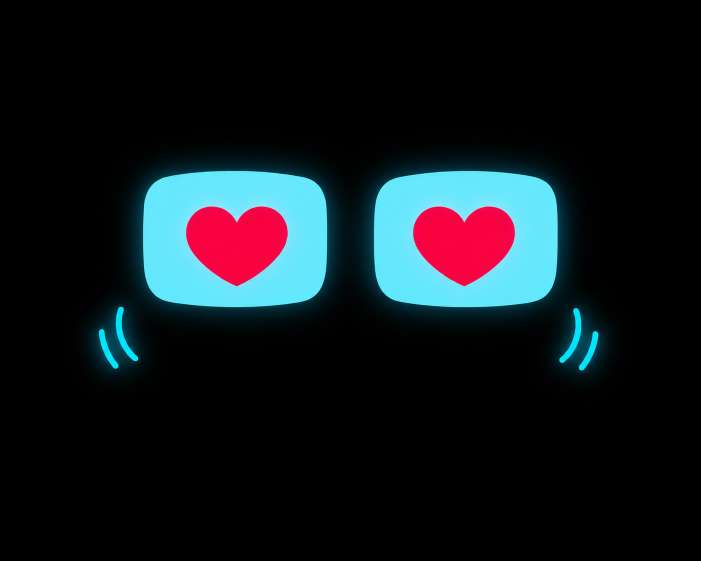
#> input picture assets/heart.png, 1402 x 1122 px, found by its file name (shown at 1/2 size)
$ python img2lv.py --name heart --in assets/heart.png --h 88 --crop --key-black
#> lines starting #> are read from the running program, lines starting #| are printed output that depends on the picture
#!/usr/bin/env python3
"""
img2lv.py - Convert PNG/JPG -> LVGL C image (TRUE_COLOR_ALPHA, RGB565, swap=0).

Sinh file src/<name>_img.c + .h dung cho pet tricks (khop format bao_img / eat_img / heart_img).
- 1 anh  -> `const lv_img_dsc_t <name>_img;`            (nhu heart_img / bao_img)
- Nhieu anh -> `const lv_img_dsc_t* const <name>_imgs[N];` + `#define <NAME>_FRAMES N` (nhu eat_img)

Vi du:
  # 1 khung, cao 88px, cat sat noi dung, xoa nen den -> trong suot
  python tools/img2lv.py --name heart --in assets/heart.png --h 88 --crop --key-black

  # flipbook nhieu khung, rong 200px moi khung
  python tools/img2lv.py --name dance --in assets/dance_1.png assets/dance_2.png --w 200 --crop --key-black

Yeu cau: pip install Pillow
"""
import argparse, os, sys
from PIL import Image


def content_bbox(im, thr, pad_frac=0.06):
    """Bbox cua vung sang hon `thr` (bo nen den), them le pad_frac."""
#> called with thr = 10, pad_frac = 0.06
    w, h = im.size
#> w = 1402; h = 1122
    px = im.load()
    minx, miny, maxx, maxy = w, h, 0, 0
#> minx = 1402; miny = 1122; maxx = 0; maxy = 0
    step = max(1, min(w, h) // 200)
#> step = 5
    found = False
    for y in range(0, h, step):
        for x in range(0, w, step):
            r, g, b = px[x, y][:3]
            if max(r, g, b) > thr:
                found = True
                minx = min(minx, x); miny = min(miny, y)
                maxx = max(maxx, x); maxy = max(maxy, y)
    if not found:
        return (0, 0, w, h)
    pw = int((maxx - minx) * pad_frac) + 2
#> pw = 65
    ph = int((maxy - miny) * pad_frac) + 2
#> ph = 29
    return (max(0, minx - pw), max(0, miny - ph),
            min(w, maxx + pw), min(h, maxy + ph))


def to_frame_bytes(im, args):
    """1 anh PIL -> (bytes RGB565+alpha, w, h)."""
    if args.crop:
        im = im.convert('RGB').crop(content_bbox(im.convert('RGB'), args.lo))
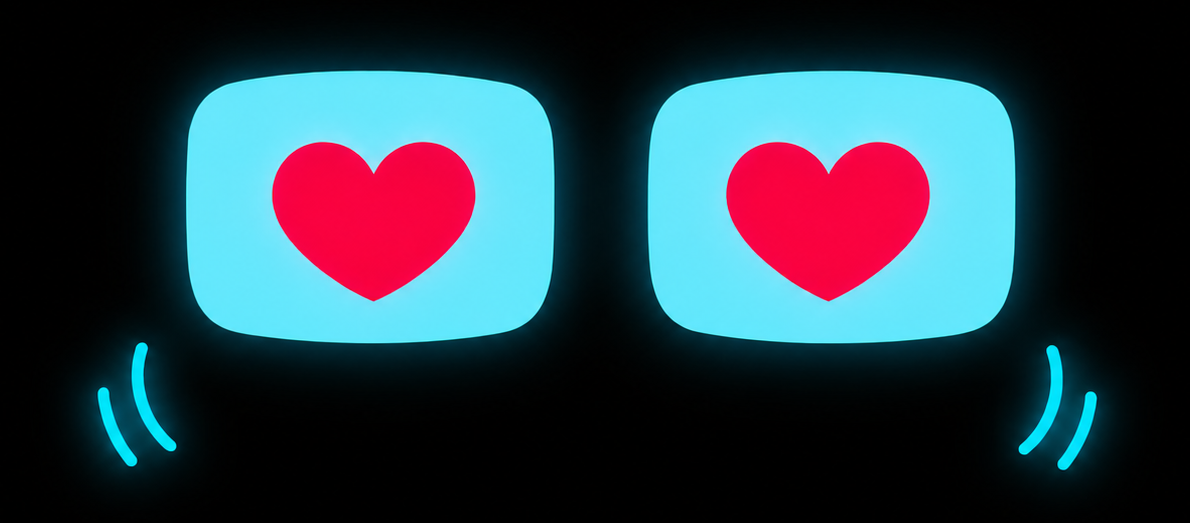
#> im: PIL image 1190x523 RGB; mean R, G, B 42.4, 59.7, 70.7
    has_alpha = (im.mode == 'RGBA') and not args.key_black
#> has_alpha = False
    rgba = im.convert('RGBA')

    # resize giu ti le theo --w hoac --h
    w0, h0 = rgba.size
#> w0 = 1190; h0 = 523
    if args.w:
        tw = args.w; th = round(args.w * h0 / w0)
    elif args.h:
        th = args.h; tw = round(args.h * w0 / h0)
#> after `tw = round(args.h * w0 / h0)`: tw = 200
    else:
        tw, th = w0, h0
    rgba = rgba.resize((tw, th), Image.LANCZOS)
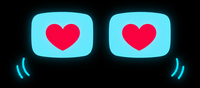
#> rgba: PIL image 200x88 RGBA; mean R, G, B, A 42.4, 59.7, 70.5, 255
    px = rgba.load()

    lo, hi = args.lo, args.hi
    out = bytearray()
    for y in range(th):
        for x in range(tw):
            r, g, b, a0 = px[x, y]
            if args.key_black:                       # nen den -> alpha theo do sang
                m = max(r, g, b)
                a = 0 if m <= lo else (255 if m >= hi else round((m - lo) * 255 / (hi - lo)))
            elif has_alpha:
                a = a0
            else:
                a = 255
            c = ((r >> 3) << 11) | ((g >> 2) << 5) | (b >> 3)   # RGB565
            out.append(c & 0xFF)                     # lo (LV_COLOR_16_SWAP=0)
            out.append((c >> 8) & 0xFF)              # hi
            out.append(a)                            # alpha
    return bytes(out), tw, th


def emit_map(f, sym, data):
    f.write('static const uint8_t %s[] = {\n' % sym)
    for i in range(0, len(data), 60):
        f.write('  ' + ','.join('0x%02x' % b for b in data[i:i + 60]) + ',\n')
    f.write('};\n')


def dsc_line(name, w, h, data_sym):
    return ('{ .header.always_zero = 0, .header.w = %d, .header.h = %d, '
            '.header.cf = LV_IMG_CF_TRUE_COLOR_ALPHA, .data_size = %d, .data = %s }'
            % (w, h, w * h * 3, data_sym))


def main():
    ap = argparse.ArgumentParser()
    ap.add_argument('--name', required=True, help='ten symbol (vd: heart, dance)')
    ap.add_argument('--in', dest='inp', nargs='+', required=True, help='1 hoac nhieu anh')
    ap.add_argument('--w', type=int, help='rong dich (giu ti le)')
    ap.add_argument('--h', type=int, help='cao dich (giu ti le)')
    ap.add_argument('--crop', action='store_true', help='cat sat vung noi dung (bo nen den)')
    ap.add_argument('--key-black', action='store_true', help='nen den -> trong suot')
    ap.add_argument('--lo', type=int, default=10, help='nguong toi (alpha=0)')
    ap.add_argument('--hi', type=int, default=46, help='nguong sang (alpha=255)')
    ap.add_argument('--out-dir', default='src', help='thu muc xuat (mac dinh src/)')
    args = ap.parse_args()

    frames = []
    for p in args.inp:
        if not os.path.exists(p):
            sys.exit('Khong thay file: ' + p)
        data, w, h = to_frame_bytes(Image.open(p), args)
#> w = 200; h = 88
        frames.append((data, w, h))
        print('  %s -> %dx%d (%d bytes)' % (os.path.basename(p), w, h, len(data)))
#|   heart.png -> 200x88 (52800 bytes)

    name = args.name
    cpath = os.path.join(args.out_dir, name + '_img.c')
    hpath = os.path.join(args.out_dir, name + '_img.h')
    multi = len(frames) > 1
#> multi = False

    with open(cpath, 'w') as f:
        f.write('#include "lvgl.h"\n')
        f.write('// Sinh boi tools/img2lv.py - TRUE_COLOR_ALPHA, RGB565 (LV_COLOR_16_SWAP=0)\n\n')
        for i, (data, w, h) in enumerate(frames):
            emit_map(f, '%s%d_map' % (name, i) if multi else '%s_map' % name, data)
            f.write('\n')
#> this loop made 1 pass
#> (w, h) on pass 1: (200, 88)
        if multi:
            for i, (data, w, h) in enumerate(frames):
                f.write('static const lv_img_dsc_t %s%d = %s;\n'
                        % (name, i, dsc_line(name, w, h, '%s%d_map' % (name, i))))
            f.write('\nconst lv_img_dsc_t* const %s_imgs[%d] = { %s };\n'
                    % (name, len(frames), ', '.join('&%s%d' % (name, i) for i in range(len(frames)))))
        else:
            data, w, h = frames[0]
            f.write('const lv_img_dsc_t %s_img = %s;\n' % (name, dsc_line(name, w, h, '%s_map' % name)))

    with open(hpath, 'w') as f:
        f.write('#pragma once\n#include "lvgl.h"\n')
        if multi:
            f.write('#define %s_FRAMES %d\n' % (name.upper(), len(frames)))
            f.write('extern const lv_img_dsc_t* const %s_imgs[%s_FRAMES];\n' % (name, name.upper()))
        else:
            f.write('extern const lv_img_dsc_t %s_img;\n' % name)

    print('Da ghi %s + %s' % (cpath, hpath))


if __name__ == '__main__':
    main()

$ run again, with assets/bao.png copied over assets/heart.png
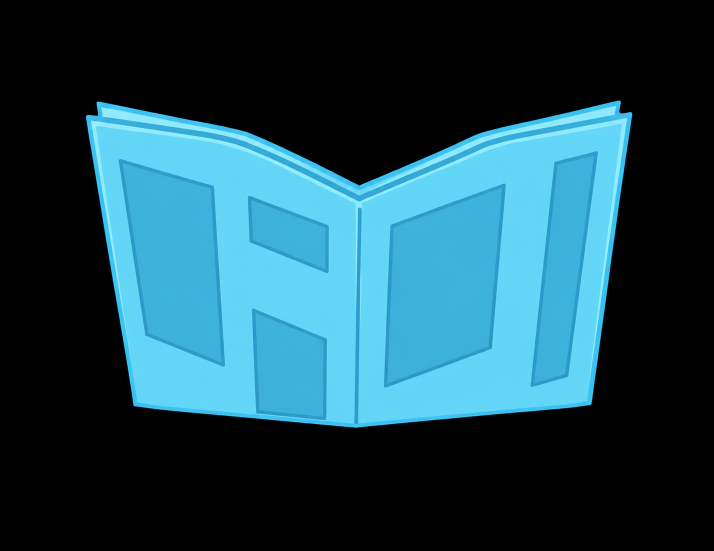
#> input picture assets/bao.png, 1427 x 1102 px, found by its file name (shown at 1/2 size)
#> in content_bbox, `w, h = im.size`: w = 1427; h = 1102
#> minx = 1427; miny = 1102; maxx = 0
#> step = 5
#> pw = 67
#> ph = 41
#> in to_frame_bytes, `im = im.convert('RGB').crop(content_bbox(im.convert('RGB'), args.lo))`:
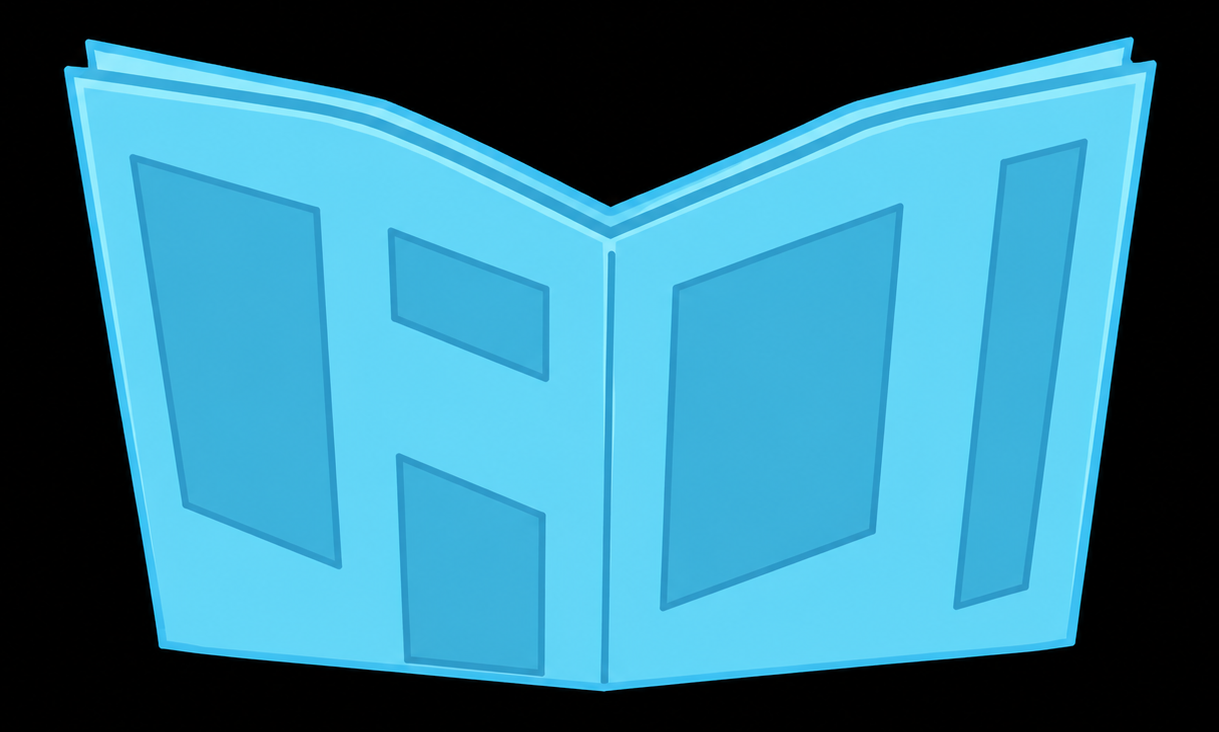
#> im: PIL image 1219x732 RGB; mean R, G, B 51.9, 124.5, 147.8
#> in to_frame_bytes, `rgba = rgba.resize((tw, th), Image.LANCZOS)`:
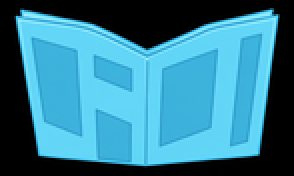
#> rgba: PIL image 147x88 RGBA (shown 2 times larger); mean R, G, B, A 51.9, 124.7, 148, 255
#> in main, `data, w, h = to_frame_bytes(Image.open(p), args)`: w = 147; h = 88
#|   heart.png -> 147x88 (38808 bytes)
#> multi = False
#> the loop in main, `for i, (data, w, h) in enumerate(frames):` made 1 pass
#> (w, h) on pass 1: (147, 88)
